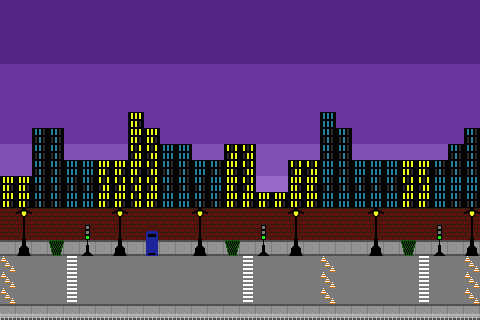

This game map was drawn from its Tiled (.tmx) file and the tilesets committed beside it. A one-line description and the full map source follow:
An orthogonal 30x20 tile map with 16x16 px tiles, 5 tile layers (Wall, Background, Buildings, Objects, ...), 2 tilesets.

<map version="1.8" tiledversion="1.8.2" orientation="orthogonal" renderorder="right-down" width="30" height="20" tilewidth="16" tileheight="16" infinite="0" nextlayerid="9" nextobjectid="1">
 <tileset firstgid="1" name="cityscape" tilewidth="16" tileheight="16" tilecount="25" columns="5">
  <image source="../cityscape.png" width="80" height="80" />
 </tileset>
 <tileset firstgid="26" name="Plains" tilewidth="16" tileheight="16" tilecount="25" columns="5">
  <image source="../Plains.png" width="80" height="80" />
 </tileset>
 <layer id="5" name="Wall" width="30" height="20">
  <properties>
   <property name="Collidable" type="bool" value="true" />
  </properties>
  <data encoding="csv">
9,9,9,9,9,9,9,9,9,9,9,9,9,9,9,9,9,9,9,9,9,9,9,9,1,1,1,1,1,1,
9,0,0,0,0,0,0,0,0,0,0,0,0,0,0,0,0,0,0,0,1,0,0,0,0,0,0,0,0,1,
9,0,0,0,0,0,0,0,0,0,0,0,0,0,0,0,0,0,0,0,1,0,0,0,0,0,0,0,0,1,
9,0,0,0,0,0,0,0,0,0,0,0,0,0,0,0,0,0,0,0,1,0,0,0,0,0,0,0,0,1,
9,0,0,0,0,0,0,0,0,0,0,0,0,0,0,0,0,0,0,0,1,0,0,0,0,0,0,0,0,1,
9,0,0,0,0,0,0,0,0,0,0,0,0,0,0,0,0,0,0,0,1,0,0,0,0,0,0,0,0,1,
9,0,0,0,0,0,0,0,0,0,0,0,0,0,0,0,0,0,0,0,1,0,0,0,0,0,0,0,0,1,
9,0,0,0,0,0,0,0,0,0,0,0,0,0,0,0,0,0,0,0,1,0,0,0,0,0,0,0,0,1,
9,0,0,0,0,0,0,0,0,0,0,0,0,0,0,0,0,0,0,0,1,0,0,0,0,0,0,0,0,1,
9,0,0,0,0,0,0,0,0,0,0,0,0,0,0,0,0,0,0,0,1,0,0,0,0,0,0,0,0,1,
9,0,0,0,0,0,0,0,0,0,0,0,0,0,0,0,0,0,0,0,1,0,0,0,0,0,0,0,0,1,
9,0,0,0,0,0,0,0,0,0,0,0,0,0,0,0,0,0,0,0,1,0,0,0,0,0,0,0,0,1,
9,0,0,0,0,0,0,0,0,0,0,0,0,0,0,0,0,0,0,0,1,0,0,0,0,0,0,0,0,1,
9,0,0,0,0,0,0,0,0,0,0,0,0,0,0,0,0,0,0,0,1,0,0,0,0,0,0,0,0,1,
9,0,0,0,0,0,0,0,0,0,0,0,0,0,0,0,0,0,0,0,1,0,0,0,0,0,0,0,0,1,
9,0,0,0,0,0,0,0,0,0,0,0,0,0,0,0,0,0,0,0,1,0,0,0,0,0,0,0,0,1,
9,0,0,0,0,0,0,0,0,0,0,0,0,0,0,0,0,0,0,0,1,0,0,0,0,0,0,0,0,1,
2684354561,44,44,44,44,44,44,44,44,44,44,44,44,44,44,44,44,44,44,44,1,1,1,1,1,1,1,1,1,1,
2684354561,2684354561,1,1,1,1,1,1,1,1,1,1,1,1,1,1,1,1,1,1,1,1,1,1,1,1,1,1,1,1,
1,1,1,1,1,1,1,1,1,1,1,1,1,1,1,1,1,1,1,1,1,1,1,1,1,1,1,1,1,1
</data>
 </layer>
 <layer id="2" name="Background" width="30" height="20" locked="1">
  <data encoding="csv">
20,20,20,20,20,20,20,20,20,20,20,20,20,20,20,20,20,20,20,20,20,20,20,20,20,20,20,20,20,20,
20,20,20,20,20,20,20,20,20,20,20,20,20,20,20,20,20,20,20,20,20,20,20,20,20,20,20,20,20,20,
20,20,20,20,20,20,20,20,20,20,20,20,20,20,20,20,20,20,20,20,20,20,20,20,20,20,20,20,20,20,
20,20,20,20,20,20,20,20,20,20,20,20,20,20,20,20,20,20,20,20,20,20,20,20,20,20,20,20,20,20,
19,19,19,19,19,19,19,19,19,19,19,19,19,19,19,19,19,19,19,19,19,19,19,19,19,19,19,19,19,19,
19,19,19,19,19,19,19,19,19,19,19,19,19,19,19,19,19,19,19,19,19,19,19,19,19,19,19,19,19,19,
19,19,19,19,19,19,19,19,19,19,19,19,19,19,19,19,19,19,19,19,19,19,19,19,19,19,19,19,19,19,
19,19,19,19,19,19,19,19,19,19,19,19,19,19,19,19,19,19,19,19,19,19,19,19,19,19,19,19,19,19,
19,19,19,19,19,19,19,19,19,19,19,19,19,19,19,19,19,19,19,19,19,19,19,19,19,19,19,19,19,19,
24,24,24,24,24,24,24,24,24,24,24,24,24,24,24,24,24,24,24,24,24,24,24,24,24,24,24,24,24,24,
24,24,24,24,24,24,24,24,24,24,24,24,24,24,24,24,24,24,24,24,24,24,24,24,24,24,24,24,24,24,
25,25,25,25,25,25,25,25,25,25,25,25,25,25,25,25,25,25,25,25,25,25,25,25,25,25,25,25,25,25,
25,25,25,25,25,25,25,25,25,25,25,25,25,25,25,25,25,25,25,25,25,25,25,25,25,25,25,25,25,25,
12,13,13,13,13,13,13,13,13,13,13,13,13,13,13,13,13,13,13,13,13,13,13,13,13,13,13,13,12,13,
12,12,12,12,12,12,12,12,12,12,12,12,12,12,12,12,12,12,12,12,12,12,12,12,12,13,12,13,12,13,
2,2,2,2,2,2,2,2,2,2,2,2,2,2,2,2,2,2,2,2,2,2,2,2,2,2,2,2,2,2,
9,9,9,9,8,9,9,9,9,9,9,9,9,9,9,8,9,9,9,9,9,9,9,9,9,9,8,9,9,9,
1,1,1,1,8,9,1,1,1,1,1,1,1,1,1,8,9,1,1,1,1,1,1,1,1,1,8,9,1,1,
1,1,1,1,8,9,1,1,1,1,1,1,1,1,1,8,9,1,1,1,1,1,1,1,1,1,8,9,1,1,
2,2,2,2,2,2,2,2,2,2,2,2,2,2,2,2,2,2,2,2,2,2,2,2,2,2,2,2,2,2
</data>
 </layer>
 <layer id="6" name="Buildings" width="30" height="20">
  <data encoding="csv">
0,0,0,0,0,0,0,0,0,0,0,0,0,0,0,0,0,0,0,0,0,0,0,0,0,0,0,0,0,0,
0,0,0,0,0,0,0,0,0,0,0,0,0,0,0,0,0,0,0,0,0,0,0,0,0,0,0,0,0,0,
0,0,0,0,0,0,0,0,0,0,0,0,0,0,0,0,0,0,0,0,0,0,0,0,0,0,0,0,0,0,
0,0,0,0,0,0,0,0,0,0,0,0,0,0,0,0,0,0,0,0,0,0,0,0,0,0,0,0,0,0,
0,0,0,0,0,0,0,0,0,0,0,0,0,0,0,0,0,0,0,0,0,0,0,0,0,0,0,0,0,0,
0,0,0,0,0,0,0,0,0,0,0,0,0,0,0,0,0,0,0,0,0,0,0,0,0,0,0,0,0,0,
0,0,0,0,0,0,0,0,0,0,0,0,0,0,0,0,0,0,0,0,0,0,0,0,0,0,0,0,0,0,
0,0,0,0,0,0,0,0,23,0,0,0,0,0,0,0,0,0,0,0,22,0,0,0,0,0,0,0,0,0,
0,0,17,17,0,0,0,0,23,23,0,0,0,0,0,0,0,0,0,0,17,17,0,0,0,0,0,0,0,17,
43,43,17,17,0,0,0,0,18,18,22,22,0,0,18,18,0,0,0,0,17,17,0,0,0,0,0,0,17,17,
43,43,17,17,22,22,23,23,23,18,17,17,22,17,23,18,43,43,18,18,22,17,22,22,22,23,23,17,17,17,
23,23,17,17,17,17,18,18,18,18,17,17,17,22,23,18,43,43,23,23,17,17,17,17,17,18,18,22,22,22,
23,23,17,17,22,22,23,23,18,23,22,22,17,17,23,23,23,23,23,23,22,22,22,22,22,23,23,22,17,17,
0,0,0,44,0,0,0,0,0,0,0,0,0,0,0,0,0,0,0,0,0,0,0,0,0,0,0,0,0,0,
0,0,0,0,0,0,0,0,0,0,0,0,0,0,0,0,0,0,0,0,0,0,0,0,0,0,0,0,0,0,
0,0,0,0,0,0,0,0,0,0,0,0,0,0,0,0,0,0,0,0,0,0,0,0,0,0,0,0,0,0,
0,0,0,0,0,0,0,0,0,0,0,0,0,0,0,0,0,0,0,0,0,0,0,0,0,0,0,0,0,0,
0,0,0,0,0,0,0,0,0,0,0,0,0,0,0,0,0,0,0,0,0,0,0,0,0,0,0,0,0,0,
0,0,0,0,0,0,0,0,0,0,0,0,0,0,0,0,0,0,0,0,0,0,0,0,0,0,0,0,0,0,
0,0,0,0,0,0,0,0,0,0,0,0,0,0,0,0,0,0,0,0,0,0,0,0,0,0,0,0,0,0
</data>
 </layer>
 <layer id="1" name="Objects" width="30" height="20">
  <data encoding="csv">
0,0,0,0,0,0,0,0,0,0,0,0,0,0,0,0,0,0,0,0,0,0,0,0,0,0,0,0,0,0,
0,0,0,0,0,0,0,0,0,0,0,0,0,0,0,0,0,0,0,0,0,0,0,0,0,0,0,0,0,0,
0,0,0,0,0,0,0,0,0,0,0,0,0,0,0,0,0,0,0,0,0,0,0,0,0,0,0,0,0,0,
0,0,0,0,0,0,0,0,0,0,0,0,0,0,0,0,0,0,0,0,0,0,0,0,0,0,0,0,0,0,
0,0,0,0,0,0,0,0,0,0,0,0,0,0,0,0,0,0,0,0,0,0,0,0,0,0,0,0,0,0,
0,0,0,0,0,0,0,0,0,0,0,0,0,0,0,0,0,0,0,0,0,0,0,0,0,0,0,0,0,0,
0,0,0,0,0,0,0,0,0,0,0,0,0,0,0,0,0,0,0,0,0,0,0,0,0,0,0,0,0,0,
0,0,0,0,0,0,0,0,0,0,0,0,0,0,0,0,0,0,0,0,0,0,0,0,0,0,0,0,0,0,
0,0,0,0,0,0,0,0,0,0,0,0,0,0,0,0,0,0,0,0,0,0,0,0,0,0,0,0,0,0,
0,0,0,0,0,0,0,0,0,0,0,0,0,0,0,0,0,0,0,0,0,0,0,0,0,0,0,0,0,0,
0,0,0,0,0,0,0,0,0,0,0,0,0,0,0,0,0,0,0,0,0,0,0,0,0,0,0,0,0,0,
0,0,0,0,0,0,0,0,0,0,0,0,0,0,0,0,0,0,0,0,0,0,0,0,0,0,0,0,0,0,
0,0,0,0,0,0,0,0,0,0,0,0,0,0,0,0,0,0,0,0,0,0,0,0,0,0,0,0,0,0,
0,6,0,0,0,0,0,6,0,0,0,0,6,0,0,0,0,0,6,0,0,0,0,6,0,0,0,0,0,6,
0,11,0,0,0,10,0,11,0,3,0,0,11,0,0,0,10,0,11,0,0,0,0,11,0,0,0,10,0,11,
0,16,0,7,0,15,0,16,0,4,0,0,16,0,7,0,15,0,16,0,0,0,0,16,0,7,0,15,0,16,
14,0,0,0,0,0,0,0,0,0,0,0,0,0,0,0,0,0,0,0,14,0,0,0,0,0,0,0,0,14,
14,0,0,0,0,0,0,0,0,0,0,0,0,0,0,0,0,0,0,0,14,0,0,0,0,0,0,0,0,14,
14,0,0,0,0,0,0,0,0,0,0,0,0,0,0,0,0,0,0,0,14,0,0,0,0,0,0,0,0,14,
5,5,5,5,5,5,5,5,5,5,5,5,5,5,5,5,5,5,5,5,5,5,5,5,5,5,5,5,5,5
</data>
 </layer>
 <layer id="8" name="player" width="30" height="20">
  <data encoding="csv">
0,0,0,0,0,0,0,0,0,0,0,0,0,0,0,0,0,0,0,0,0,0,0,0,0,0,0,0,0,0,
0,0,0,0,0,0,0,0,0,0,0,0,0,0,0,0,0,0,0,0,0,0,0,0,0,0,0,0,0,0,
0,0,0,0,0,0,0,0,0,0,0,0,0,0,0,0,0,0,0,0,0,0,0,0,0,0,0,0,0,0,
0,0,0,0,0,0,0,0,0,0,0,0,0,0,0,0,0,0,0,0,0,0,0,0,0,0,0,0,0,0,
0,0,0,0,0,0,0,0,0,0,0,0,0,0,0,0,0,0,0,0,0,0,0,0,0,0,0,0,0,0,
0,0,0,0,0,0,0,0,0,0,0,0,0,0,0,0,0,0,0,0,0,0,0,0,0,0,0,0,0,0,
0,0,0,0,0,0,0,0,0,0,0,0,0,0,0,0,0,0,0,0,0,0,0,0,0,0,0,0,0,0,
0,0,0,0,0,0,0,0,0,0,0,0,0,0,0,0,0,0,0,0,0,0,0,0,0,0,0,0,0,0,
0,0,0,0,0,0,0,0,0,0,0,0,0,0,0,0,0,0,0,0,0,0,0,0,0,0,0,0,0,0,
0,0,0,0,0,0,0,0,0,0,0,0,0,0,0,0,0,0,0,0,0,0,0,0,0,0,0,0,0,0,
0,0,0,0,0,0,0,0,0,0,0,0,0,0,0,0,0,0,0,0,0,0,0,0,0,0,0,0,0,0,
0,0,0,0,0,0,0,0,0,0,0,0,0,0,0,0,0,0,0,0,0,0,0,0,0,0,0,0,0,0,
0,0,0,0,0,0,0,0,0,0,0,0,0,0,0,0,0,0,0,0,0,0,0,0,0,0,0,0,0,0,
0,0,0,0,0,0,0,0,0,0,0,0,0,0,0,0,0,0,0,0,0,0,0,0,0,0,0,0,0,0,
0,0,0,0,0,0,0,0,0,0,0,0,0,0,0,0,0,0,0,0,0,0,0,0,0,0,0,0,0,0,
0,0,0,0,0,0,0,0,0,0,0,0,0,0,0,0,0,0,0,0,0,0,0,0,0,0,0,0,0,0,
0,0,0,0,0,0,0,0,0,0,0,0,0,0,0,0,0,0,0,0,0,0,0,0,0,0,0,0,0,0,
0,0,0,0,0,0,0,0,0,0,0,0,0,0,0,0,0,0,0,0,0,0,0,0,0,0,0,0,0,0,
0,0,0,0,0,0,0,0,0,0,0,0,0,0,0,0,0,0,0,0,0,0,0,0,0,0,0,0,0,0,
0,0,0,0,0,0,0,0,0,0,0,0,0,0,0,0,0,0,0,0,0,0,0,0,0,0,0,0,0,0
</data>
 </layer>
</map>